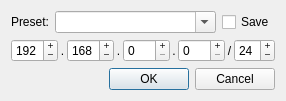
<?xml version="1.0" encoding="UTF-8"?>
<ui version="4.0">
 <class>Dialog</class>
 <widget class="QDialog" name="Dialog">
  <property name="geometry">
   <rect>
    <x>0</x>
    <y>0</y>
    <width>286</width>
    <height>99</height>
   </rect>
  </property>
  <property name="windowTitle">
   <string>Enter subnet</string>
  </property>
  <layout class="QVBoxLayout" name="verticalLayout">
   <item>
    <layout class="QHBoxLayout" name="horizontalLayout_2">
     <item>
      <widget class="QLabel" name="label_6">
       <property name="text">
        <string>Preset:</string>
       </property>
      </widget>
     </item>
     <item>
      <widget class="QComboBox" name="presetComboBox">
       <property name="sizePolicy">
        <sizepolicy hsizetype="MinimumExpanding" vsizetype="Fixed">
         <horstretch>0</horstretch>
         <verstretch>0</verstretch>
        </sizepolicy>
       </property>
       <property name="editable">
        <bool>true</bool>
       </property>
      </widget>
     </item>
     <item>
      <widget class="QCheckBox" name="saveCheckBox">
       <property name="text">
        <string>Save</string>
       </property>
      </widget>
     </item>
    </layout>
   </item>
   <item>
    <layout class="QHBoxLayout" name="horizontalLayout">
     <property name="spacing">
      <number>0</number>
     </property>
     <item>
      <widget class="QSpinBox" name="byte1SpinBox">
       <property name="frame">
        <bool>true</bool>
       </property>
       <property name="buttonSymbols">
        <enum>QAbstractSpinBox::PlusMinus</enum>
       </property>
       <property name="maximum">
        <number>255</number>
       </property>
       <property name="value">
        <number>192</number>
       </property>
      </widget>
     </item>
     <item>
      <widget class="QLabel" name="label">
       <property name="text">
        <string>.</string>
       </property>
       <property name="alignment">
        <set>Qt::AlignCenter</set>
       </property>
      </widget>
     </item>
     <item>
      <widget class="QSpinBox" name="byte2SpinBox">
       <property name="buttonSymbols">
        <enum>QAbstractSpinBox::PlusMinus</enum>
       </property>
       <property name="maximum">
        <number>255</number>
       </property>
       <property name="value">
        <number>168</number>
       </property>
      </widget>
     </item>
     <item>
      <widget class="QLabel" name="label_2">
       <property name="text">
        <string>.</string>
       </property>
       <property name="alignment">
        <set>Qt::AlignCenter</set>
       </property>
      </widget>
     </item>
     <item>
      <widget class="QSpinBox" name="byte3SpinBox">
       <property name="buttonSymbols">
        <enum>QAbstractSpinBox::PlusMinus</enum>
       </property>
       <property name="maximum">
        <number>255</number>
       </property>
      </widget>
     </item>
     <item>
      <widget class="QLabel" name="label_3">
       <property name="text">
        <string>.</string>
       </property>
       <property name="alignment">
        <set>Qt::AlignCenter</set>
       </property>
      </widget>
     </item>
     <item>
      <widget class="QSpinBox" name="byte4SpinBox">
       <property name="buttonSymbols">
        <enum>QAbstractSpinBox::PlusMinus</enum>
       </property>
       <property name="maximum">
        <number>255</number>
       </property>
      </widget>
     </item>
     <item>
      <widget class="QLabel" name="label_4">
       <property name="text">
        <string>/</string>
       </property>
       <property name="alignment">
        <set>Qt::AlignCenter</set>
       </property>
      </widget>
     </item>
     <item>
      <widget class="QSpinBox" name="prefixSpinBox">
       <property name="buttonSymbols">
        <enum>QAbstractSpinBox::PlusMinus</enum>
       </property>
       <property name="maximum">
        <number>32</number>
       </property>
       <property name="value">
        <number>24</number>
       </property>
      </widget>
     </item>
    </layout>
   </item>
   <item>
    <widget class="QDialogButtonBox" name="buttonBox">
     <property name="orientation">
      <enum>Qt::Horizontal</enum>
     </property>
     <property name="standardButtons">
      <set>QDialogButtonBox::Cancel|QDialogButtonBox::Ok</set>
     </property>
    </widget>
   </item>
  </layout>
 </widget>
 <resources/>
 <connections>
  <connection>
   <sender>buttonBox</sender>
   <signal>accepted()</signal>
   <receiver>Dialog</receiver>
   <slot>accept()</slot>
   <hints>
    <hint type="sourcelabel">
     <x>248</x>
     <y>254</y>
    </hint>
    <hint type="destinationlabel">
     <x>157</x>
     <y>274</y>
    </hint>
   </hints>
  </connection>
  <connection>
   <sender>buttonBox</sender>
   <signal>rejected()</signal>
   <receiver>Dialog</receiver>
   <slot>reject()</slot>
   <hints>
    <hint type="sourcelabel">
     <x>316</x>
     <y>260</y>
    </hint>
    <hint type="destinationlabel">
     <x>286</x>
     <y>274</y>
    </hint>
   </hints>
  </connection>
 </connections>
</ui>
